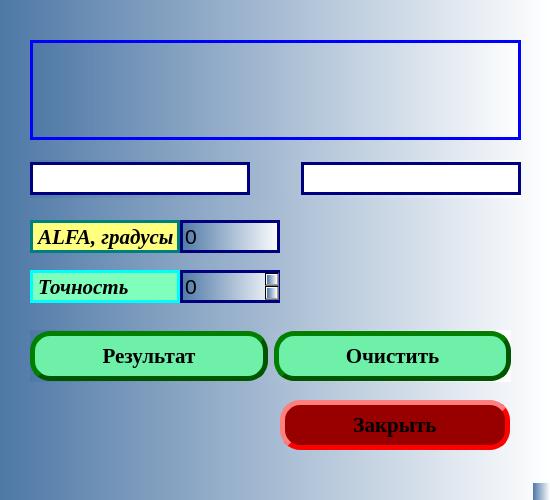
<?xml version="1.0" encoding="UTF-8"?>
<ui version="4.0">
 <class>MainWindow</class>
 <widget class="QMainWindow" name="MainWindow">
  <property name="geometry">
   <rect>
    <x>0</x>
    <y>0</y>
    <width>550</width>
    <height>500</height>
   </rect>
  </property>
  <property name="sizePolicy">
   <sizepolicy hsizetype="Preferred" vsizetype="Preferred">
    <horstretch>20</horstretch>
    <verstretch>0</verstretch>
   </sizepolicy>
  </property>
  <property name="minimumSize">
   <size>
    <width>500</width>
    <height>500</height>
   </size>
  </property>
  <property name="maximumSize">
   <size>
    <width>550</width>
    <height>500</height>
   </size>
  </property>
  <property name="windowTitle">
   <string>Решение линейного урвнения</string>
  </property>
  <property name="styleSheet">
   <string notr="true">background-color: qlineargradient(spread:pad, x1:0, y1:0, x2:1, y2:0, stop:0 rgba(78, 120, 166, 255), stop:1 rgba(255, 255, 255, 255));

</string>
  </property>
  <widget class="QWidget" name="centralwidget">
   <widget class="QLabel" name="label">
    <property name="geometry">
     <rect>
      <x>30</x>
      <y>40</y>
      <width>491</width>
      <height>100</height>
     </rect>
    </property>
    <property name="minimumSize">
     <size>
      <width>490</width>
      <height>100</height>
     </size>
    </property>
    <property name="styleSheet">
     <string notr="true">border: 3px solid rgb(0, 0, 255);</string>
    </property>
    <property name="text">
     <string/>
    </property>
    <property name="pixmap">
     <pixmap>image1.jpg</pixmap>
    </property>
   </widget>
   <widget class="QPushButton" name="close">
    <property name="geometry">
     <rect>
      <x>280</x>
      <y>400</y>
      <width>230</width>
      <height>50</height>
     </rect>
    </property>
    <property name="minimumSize">
     <size>
      <width>230</width>
      <height>50</height>
     </size>
    </property>
    <property name="font">
     <font>
      <family>Times New Roman</family>
      <pointsize>16</pointsize>
      <bold>true</bold>
     </font>
    </property>
    <property name="styleSheet">
     <string notr="true">background-color: rgb(152, 0, 0);

border: 5px outset rgb(255, 0, 0);
border-radius:20px
</string>
    </property>
    <property name="text">
     <string>Закрыть</string>
    </property>
   </widget>
   <widget class="QWidget" name="layoutWidget">
    <property name="geometry">
     <rect>
      <x>30</x>
      <y>330</y>
      <width>481</width>
      <height>52</height>
     </rect>
    </property>
    <layout class="QHBoxLayout" name="horizontalLayout_3">
     <item>
      <widget class="QPushButton" name="result">
       <property name="minimumSize">
        <size>
         <width>230</width>
         <height>50</height>
        </size>
       </property>
       <property name="font">
        <font>
         <family>Times New Roman</family>
         <pointsize>16</pointsize>
         <bold>true</bold>
        </font>
       </property>
       <property name="styleSheet">
        <string notr="true">background-color: rgb(85, 170, 127);
background-color: rgb(110, 240, 169);
border: 5px outset rgb(0, 85, 0);
border-radius:20px
</string>
       </property>
       <property name="text">
        <string>Результат</string>
       </property>
      </widget>
     </item>
     <item>
      <widget class="QPushButton" name="clear">
       <property name="minimumSize">
        <size>
         <width>230</width>
         <height>50</height>
        </size>
       </property>
       <property name="font">
        <font>
         <family>Times New Roman</family>
         <pointsize>16</pointsize>
         <bold>true</bold>
        </font>
       </property>
       <property name="styleSheet">
        <string notr="true">background-color: rgb(85, 170, 127);
background-color: rgb(110, 240, 169);
border: 5px outset rgb(0, 85, 0);
border-radius:20px
</string>
       </property>
       <property name="text">
        <string>Очистить</string>
       </property>
      </widget>
     </item>
    </layout>
   </widget>
   <widget class="QLineEdit" name="alfa">
    <property name="geometry">
     <rect>
      <x>180</x>
      <y>220</y>
      <width>100</width>
      <height>33</height>
     </rect>
    </property>
    <property name="minimumSize">
     <size>
      <width>100</width>
      <height>33</height>
     </size>
    </property>
    <property name="maximumSize">
     <size>
      <width>100</width>
      <height>33</height>
     </size>
    </property>
    <property name="font">
     <font>
      <pointsize>16</pointsize>
     </font>
    </property>
    <property name="styleSheet">
     <string notr="true">border: 3px solid rgb(0, 0, 127);</string>
    </property>
    <property name="inputMask">
     <string/>
    </property>
    <property name="text">
     <string>0</string>
    </property>
    <property name="maxLength">
     <number>3</number>
    </property>
   </widget>
   <widget class="QLabel" name="name_precision">
    <property name="geometry">
     <rect>
      <x>30</x>
      <y>270</y>
      <width>150</width>
      <height>33</height>
     </rect>
    </property>
    <property name="minimumSize">
     <size>
      <width>150</width>
      <height>33</height>
     </size>
    </property>
    <property name="maximumSize">
     <size>
      <width>150</width>
      <height>33</height>
     </size>
    </property>
    <property name="font">
     <font>
      <family>Times New Roman</family>
      <pointsize>16</pointsize>
      <italic>true</italic>
      <bold>true</bold>
     </font>
    </property>
    <property name="styleSheet">
     <string notr="true">background-color: rgb(127, 254, 188);
border: 3px solid rgb(0,254, 255);</string>
    </property>
    <property name="text">
     <string>Точность</string>
    </property>
   </widget>
   <widget class="QLabel" name="name_alfa">
    <property name="geometry">
     <rect>
      <x>30</x>
      <y>220</y>
      <width>150</width>
      <height>33</height>
     </rect>
    </property>
    <property name="minimumSize">
     <size>
      <width>150</width>
      <height>33</height>
     </size>
    </property>
    <property name="maximumSize">
     <size>
      <width>150</width>
      <height>33</height>
     </size>
    </property>
    <property name="font">
     <font>
      <family>Times New Roman</family>
      <pointsize>16</pointsize>
      <italic>true</italic>
      <bold>true</bold>
     </font>
    </property>
    <property name="tabletTracking">
     <bool>true</bool>
    </property>
    <property name="styleSheet">
     <string notr="true">background-color: rgb(255, 255, 127);
border: 3px solid rgb(0, 127, 127);</string>
    </property>
    <property name="text">
     <string>ALFA, градусы</string>
    </property>
   </widget>
   <widget class="QSpinBox" name="precision">
    <property name="geometry">
     <rect>
      <x>180</x>
      <y>270</y>
      <width>100</width>
      <height>33</height>
     </rect>
    </property>
    <property name="minimumSize">
     <size>
      <width>100</width>
      <height>33</height>
     </size>
    </property>
    <property name="maximumSize">
     <size>
      <width>100</width>
      <height>33</height>
     </size>
    </property>
    <property name="font">
     <font>
      <pointsize>16</pointsize>
     </font>
    </property>
    <property name="styleSheet">
     <string notr="true">border: 3px solid rgb(0, 0, 127);</string>
    </property>
    <property name="maximum">
     <number>10</number>
    </property>
   </widget>
   <widget class="QWidget" name="layoutWidget">
    <property name="geometry">
     <rect>
      <x>30</x>
      <y>160</y>
      <width>491</width>
      <height>38</height>
     </rect>
    </property>
    <layout class="QHBoxLayout" name="horizontalLayout">
     <item>
      <widget class="QLineEdit" name="result_1">
       <property name="minimumSize">
        <size>
         <width>220</width>
         <height>0</height>
        </size>
       </property>
       <property name="font">
        <font>
         <pointsize>16</pointsize>
        </font>
       </property>
       <property name="styleSheet">
        <string notr="true">background-color: rgb(255, 255, 255);
border: 3px solid rgb(0, 0, 127);</string>
       </property>
       <property name="text">
        <string/>
       </property>
       <property name="maxLength">
        <number>20</number>
       </property>
       <property name="alignment">
        <set>Qt::AlignCenter</set>
       </property>
       <property name="readOnly">
        <bool>true</bool>
       </property>
      </widget>
     </item>
     <item>
      <spacer name="horizontalSpacer">
       <property name="orientation">
        <enum>Qt::Horizontal</enum>
       </property>
       <property name="sizeHint" stdset="0">
        <size>
         <width>20</width>
         <height>20</height>
        </size>
       </property>
      </spacer>
     </item>
     <item>
      <widget class="QLineEdit" name="result_2">
       <property name="minimumSize">
        <size>
         <width>220</width>
         <height>0</height>
        </size>
       </property>
       <property name="font">
        <font>
         <pointsize>16</pointsize>
        </font>
       </property>
       <property name="layoutDirection">
        <enum>Qt::LeftToRight</enum>
       </property>
       <property name="styleSheet">
        <string notr="true">background-color: rgb(255, 255, 255);
border: 3px solid rgb(0, 0, 127);</string>
       </property>
       <property name="inputMask">
        <string/>
       </property>
       <property name="text">
        <string/>
       </property>
       <property name="maxLength">
        <number>20</number>
       </property>
       <property name="alignment">
        <set>Qt::AlignCenter</set>
       </property>
       <property name="readOnly">
        <bool>true</bool>
       </property>
      </widget>
     </item>
    </layout>
   </widget>
  </widget>
  <widget class="QMenuBar" name="menubar">
   <property name="geometry">
    <rect>
     <x>0</x>
     <y>0</y>
     <width>550</width>
     <height>22</height>
    </rect>
   </property>
  </widget>
  <widget class="QStatusBar" name="statusbar"/>
 </widget>
 <resources/>
 <connections>
  <connection>
   <sender>clear</sender>
   <signal>clicked()</signal>
   <receiver>precision</receiver>
   <slot>clear()</slot>
   <hints>
    <hint type="sourcelabel">
     <x>321</x>
     <y>357</y>
    </hint>
    <hint type="destinationlabel">
     <x>215</x>
     <y>306</y>
    </hint>
   </hints>
  </connection>
  <connection>
   <sender>clear</sender>
   <signal>clicked()</signal>
   <receiver>alfa</receiver>
   <slot>clear()</slot>
   <hints>
    <hint type="sourcelabel">
     <x>347</x>
     <y>368</y>
    </hint>
    <hint type="destinationlabel">
     <x>256</x>
     <y>260</y>
    </hint>
   </hints>
  </connection>
  <connection>
   <sender>clear</sender>
   <signal>clicked()</signal>
   <receiver>result_2</receiver>
   <slot>clear()</slot>
   <hints>
    <hint type="sourcelabel">
     <x>434</x>
     <y>369</y>
    </hint>
    <hint type="destinationlabel">
     <x>434</x>
     <y>217</y>
    </hint>
   </hints>
  </connection>
  <connection>
   <sender>close</sender>
   <signal>clicked()</signal>
   <receiver>MainWindow</receiver>
   <slot>close()</slot>
   <hints>
    <hint type="sourcelabel">
     <x>300</x>
     <y>445</y>
    </hint>
    <hint type="destinationlabel">
     <x>158</x>
     <y>442</y>
    </hint>
   </hints>
  </connection>
  <connection>
   <sender>clear</sender>
   <signal>clicked()</signal>
   <receiver>result_1</receiver>
   <slot>clear()</slot>
   <hints>
    <hint type="sourcelabel">
     <x>378</x>
     <y>377</y>
    </hint>
    <hint type="destinationlabel">
     <x>196</x>
     <y>197</y>
    </hint>
   </hints>
  </connection>
 </connections>
</ui>
